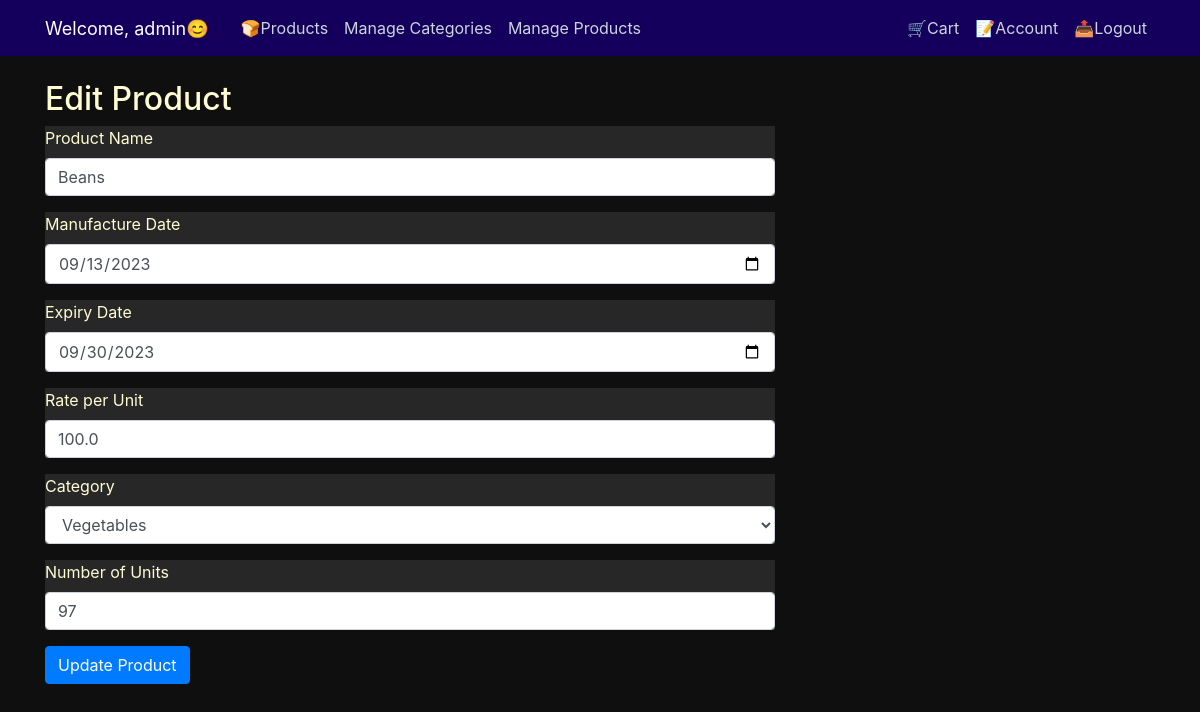
/edit_product/3 (signed in), run on an earlier commit of the app's database.
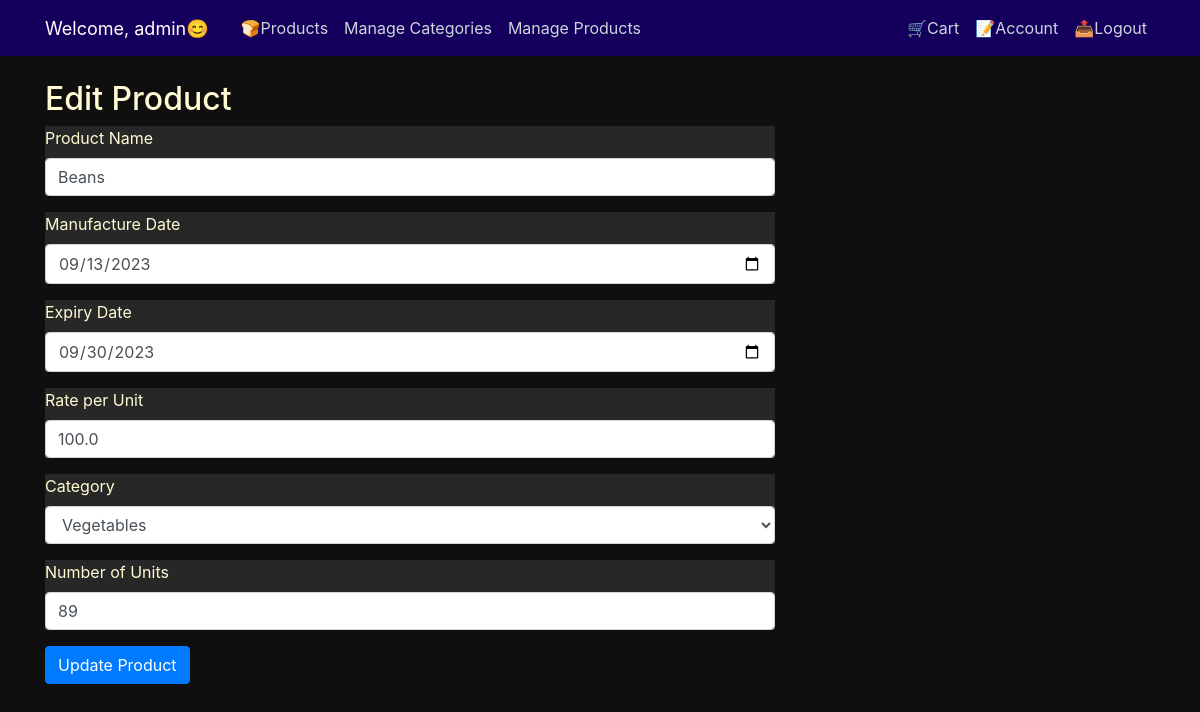
And on a later commit of the database.
### GroceryStore/models.py (models this page shows, shortened)
class Product(db.Model):
    id = db.Column(db.Integer, primary_key=True)
    name = db.Column(db.String(100), nullable=False)
    manufacture_date = db.Column(db.DateTime, nullable=True)
    expiry_date = db.Column(db.DateTime, nullable=True)
    rate_per_unit = db.Column(db.Float, nullable=False)
    units = db.Column(db.Integer, nullable=False)
    category_id = db.Column(db.Integer, db.ForeignKey('category.id'), nullable=False)
    quantity = db.Column(db.Integer, nullable=False, default=0)

### GroceryStore/routes.py (the view, shortened to what this page needs)
@app.route("/edit_product/<int:product_id>", methods=['GET', 'POST'])
@login_required
def edit_product(product_id):
    if not current_user.is_admin:
        flash("You don't have permission to access this page.", 'danger')
        return redirect(url_for('login'))
    product = Product.query.get_or_404(product_id)
    form = ProductForm(obj=product)
    categories = Category.query.all()
    form.category.choices = [(category.id, category.name) for category in categories]
    return render_template("edit_product.html", form=form, product=product, categories=categories, title='Edit Product')

### GroceryStore/forms.py
class ProductForm(FlaskForm):
    name = StringField('Product Name', validators=[DataRequired(), Length(max=100)])
    manufacture_date = DateField('Manufacture Date', validators=[Optional()])
    expiry_date = DateField('Expiry Date', validators=[Optional()])
    rate_per_unit = FloatField('Rate per Unit', validators=[DataRequired()])
    category = SelectField('Category', coerce=int, choices=[])
    units = IntegerField('Number of Units', validators=[DataRequired()])
    submit = SubmitField('Submit')

### GroceryStore/models.py (called while the page is built)
@login_manager.user_loader
def load_user(user_id):
    return User.query.get(int(user_id))

### GroceryStore/templates/edit_product.html (shortened to what this page needs)
{% extends "layout.html" %}
{% block content %}
  <h2>Edit Product</h2>
  <form method="POST">
    <div class="form-group">
      {{ form.name.label }}
      {{ form.name(class="form-control") }}
    </div>
    <div class="form-group">
      {{ form.manufacture_date.label }}
      {{ form.manufacture_date(class="form-control") }}
    </div>
    <div class="form-group">
      {{ form.expiry_date.label }}
      {{ form.expiry_date(class="form-control") }}
    </div>
    <div class="form-group">
      {{ form.rate_per_unit.label }}
      {{ form.rate_per_unit(class="form-control") }}
    </div>
    <div class="form-group">
        <label for="category">Category</label>
        <select name="category" id="category" class="form-control">
          {% for category in categories %}
            <option value="{{ category.id }}" {% if category.id == form.category.data %}selected{% endif %}>
              {{ category.name }}
            </option>
          {% endfor %}
        </select>
    </div>
    <div class="form-group">
      {{ form.units.label }}
      {{ form.units(class="form-control") }}
    </div>
    <button type="submit" class="btn btn-primary">Update Product</button>
  </form>
{% endblock %}

What changed in the data, as far as the page shows it:
changed Product "Beans": units "97" → "89"
